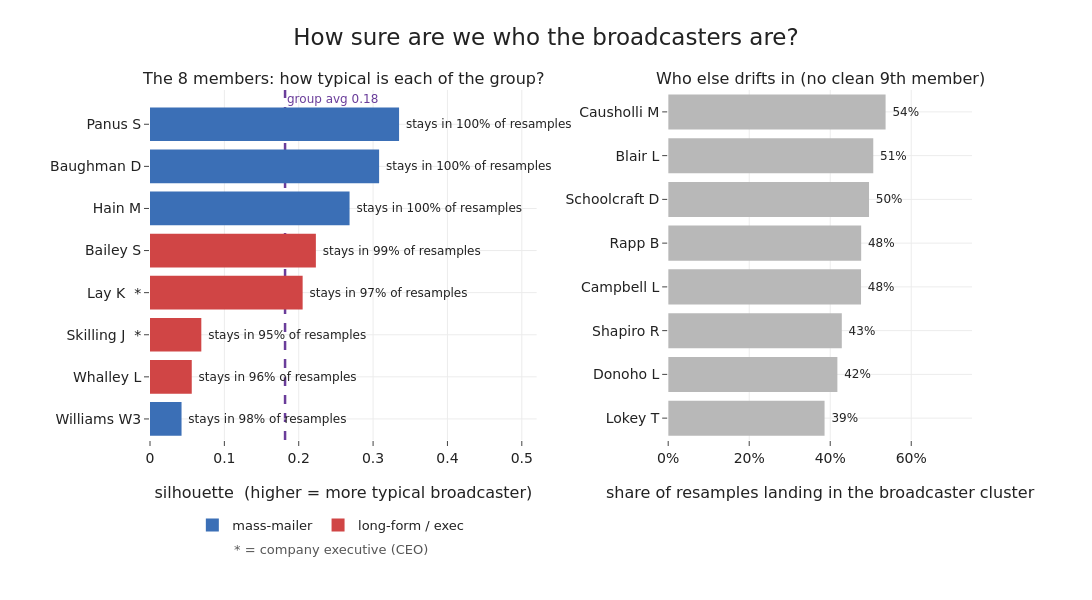

Here is the notebook cell this chart was saved with:
### Markdown cell above
## Can we tell for sure who is in the broadcaster group?

Eight people fall in the broadcaster group. To see how solid that is we look at the membership
three ways.

The first is the silhouette of each member, which compares how close a person sits to their own
group against the nearest other group. A value near one means the person is deep inside the
broadcaster group; a value near zero means they sit on the fence with the internal majority. The
second is a resampling check: we redraw a random 80% of the 143 people six hundred times, rerun the
whole pipeline from scaling to the three-group cut on each draw, and record how often each person
lands back in the broadcaster cluster. A member who returns every time is a fixed part of the group;
one who returns three times in four has a vote that depends on who else is in the sample. The third
is a method swap, checking whether the same eight stay together under k-means and under deeper Ward
cuts into four and five groups.

### Code cell
roles = pd.read_parquet(CLEAN / "people_roles.parquet").set_index("owner")
sil = pd.Series(silhouette_samples(X, clabel), index=keep)

rng = np.random.default_rng(0)
rawb = Fraw["broadcast"].values
n = len(keep); m = int(0.8 * n)

def broadcaster_cluster(labels, idx):
    """the resampled cluster with the highest mean raw broadcast rate, matching the week-5 naming"""
    sub_b = rawb[idx]
    return max(np.unique(labels), key=lambda c: sub_b[labels == c].mean())

present = np.zeros(n); inbc = np.zeros(n)
for _ in range(600):
    s = rng.choice(n, m, replace=False)
    Xs = StandardScaler().fit_transform(F.iloc[s].values)
    labs = fcluster(linkage(Xs, "ward"), 3, "maxclust")
    bc = broadcaster_cluster(labs, s)
    present[s] += 1
    inbc[s[labs == bc]] += 1
rate = pd.Series(inbc / np.maximum(present, 1), index=keep)

def bcast_set(labels):
    return set(np.array(keep)[labels == broadcaster_cluster(labels, np.arange(n))])
methods = {"k-means k3": bcast_set(KMeans(3, n_init=10, random_state=0).fit_predict(X) + 1),
           "Ward k4": bcast_set(fcluster(Z, 4, "maxclust")),
           "Ward k5": bcast_set(fcluster(Z, 5, "maxclust"))}
print("all 8 stay together under:",
      [k for k, v in methods.items() if set(bcast) <= v], "(of", list(methods) , ")")

# --- figure ---
ms = sorted(bcast, key=lambda h: sil[h])
execs = {h for h in bcast if h in roles.index and bool(roles.loc[h, "is_executive"])}
flav  = {h: ("mass-mailer" if Fraw.loc[h, "broadcast"] >= 0.30 else "long-form / exec") for h in bcast}
labels = [disp(h) + ("  *" if h in execs else "") for h in ms]
cols   = [BLUE if flav[h] == "mass-mailer" else RED for h in ms]
fringe = rate[[h for h in keep if h not in bcast]].sort_values(ascending=False).head(8).sort_values()

fig = make_subplots(rows=1, cols=2, column_widths=[0.56, 0.44], horizontal_spacing=0.16,
    subplot_titles=["The 8 members: how typical is each of the group?",
                    "Who else drifts in (no clean 9th member)"])
fig.add_trace(go.Bar(y=labels, x=[sil[h] for h in ms], orientation="h", marker_color=cols,
    text=[f" stays in {rate[h]:.0%} of resamples" for h in ms], textposition="outside",
    textfont=dict(size=12), cliponaxis=False, showlegend=False), row=1, col=1)
fig.add_trace(go.Scatter(x=[None], y=[None], mode="markers",
    marker=dict(size=13, color=BLUE, symbol="square"), name="mass-mailer", showlegend=True), row=1, col=1)
fig.add_trace(go.Scatter(x=[None], y=[None], mode="markers",
    marker=dict(size=13, color=RED, symbol="square"), name="long-form / exec", showlegend=True), row=1, col=1)
fig.add_vline(x=float(sil.mean()), line=dict(color=PURPLE, dash="dash", width=2.5), layer="below", row=1, col=1)
fig.add_annotation(x=float(sil.mean()), y=7.6, text=f"group avg {sil.mean():.2f}", showarrow=False,
    font=dict(size=12, color=PURPLE), xanchor="left", row=1, col=1)
fig.update_xaxes(title_text="silhouette  (higher = more typical broadcaster)", range=[0, 0.52], row=1, col=1)
fig.add_trace(go.Bar(y=[disp(h) for h in fringe.index], x=fringe.values, orientation="h",
    marker_color=GREY, text=[f" {v:.0%}" for v in fringe.values], textposition="outside",
    textfont=dict(size=12), cliponaxis=False, showlegend=False), row=1, col=2)
fig.update_xaxes(title_text="share of resamples landing in the broadcaster cluster",
    range=[0, 0.75], tickformat=".0%", row=1, col=2)
fig.add_annotation(xref="paper", yref="paper", x=0.22, y=-0.34, showarrow=False, xanchor="center",
    text="* = company executive (CEO)", font=dict(size=13, color="#555"))
fig.update_layout(title="How sure are we who the broadcasters are?",
    legend=dict(orientation="h", x=0.22, xanchor="center", y=-0.20, yanchor="top", font=dict(size=13)))
save_fig(fig, "pc1_broadcaster_certainty.png", w=1300, h=600, margin=dict(l=150, r=120, t=90, b=160))

### Figure 1 — Plotly figure (JSON) as saved in the notebook; plotly's stock layout.template omitted (floating-point values rounded to 4 significant figures)
{"data": [{"cliponaxis": false, "marker": {"color": ["#3b6fb6", "#d04545", "#d04545", "#d04545", "#d04545", "#3b6fb6", "#3b6fb6", "#3b6fb6"]}, "orientation": "h", "showlegend": false, "text": [" stays in 98% of resamples", " stays in 96% of resamples", " stays in 95% of resamples", " stays in 97% of resamples", " stays in 99% of resamples", " stays in 100% of resamples", " stays in 100% of resamples", " stays in 100% of resamples"], "textfont": {"size": 12}, "textposition": "outside", "type": "bar", "x": [0.04242, 0.05616, 0.06902, 0.2053, 0.2231, 0.2684, 0.3081, 0.335], "xaxis": "x", "y": ["Williams W3", "Whalley L", "Skilling J  *", "Lay K  *", "Bailey S", "Hain M", "Baughman D", "Panus S"], "yaxis": "y"}, {"marker": {"color": "#3b6fb6", "size": 13, "symbol": "square"}, "mode": "markers", "name": "mass-mailer", "showlegend": true, "type": "scatter", "x": [null], "xaxis": "x", "y": [null], "yaxis": "y"}, {"marker": {"color": "#d04545", "size": 13, "symbol": "square"}, "mode": "markers", "name": "long-form / exec", "showlegend": true, "type": "scatter", "x": [null], "xaxis": "x", "y": [null], "yaxis": "y"}, {"cliponaxis": false, "marker": {"color": "#b8b8b8"}, "orientation": "h", "showlegend": false, "text": [" 39%", " 42%", " 43%", " 48%", " 48%", " 50%", " 51%", " 54%"], "textfont": {"size": 12}, "textposition": "outside", "type": "bar", "x": [0.386, 0.4177, 0.4286, 0.4761, 0.4764, 0.4958, 0.5063, 0.5367], "xaxis": "x2", "y": ["Lokey T", "Donoho L", "Shapiro R", "Campbell L", "Rapp B", "Schoolcraft D", "Blair L", "Causholli M"], "yaxis": "y2"}], "layout": {"annotations": [{"font": {"size": 16}, "showarrow": false, "text": "The 8 members: how typical is each of the group?", "x": 0.2352, "xanchor": "center", "xref": "paper", "y": 1.0, "yanchor": "bottom", "yref": "paper"}, {"font": {"size": 16}, "showarrow": false, "text": "Who else drifts in (no clean 9th member)", "x": 0.8152, "xanchor": "center", "xref": "paper", "y": 1.0, "yanchor": "bottom", "yref": "paper"}, {"font": {"color": "#6a3d9a", "size": 12}, "showarrow": false, "text": "group avg 0.18", "x": 0.1816, "xanchor": "left", "xref": "x", "y": 7.6, "yref": "y"}, {"font": {"color": "#555", "size": 13}, "showarrow": false, "text": "* = company executive (CEO)", "x": 0.22, "xanchor": "center", "xref": "paper", "y": -0.34, "yref": "paper"}], "height": 600, "legend": {"font": {"size": 13}, "orientation": "h", "x": 0.22, "xanchor": "center", "y": -0.2, "yanchor": "top"}, "margin": {"b": 160, "l": 150, "r": 120, "t": 90}, "shapes": [{"layer": "below", "line": {"color": "#6a3d9a", "dash": "dash", "width": 2.5}, "type": "line", "x0": 0.1816, "x1": 0.1816, "xref": "x", "y0": 0, "y1": 1, "yref": "y domain"}], "title": {"text": "How sure are we who the broadcasters are?"}, "width": 1300, "xaxis": {"anchor": "y", "domain": [0.0, 0.4704], "range": [0, 0.52], "title": {"text": "silhouette  (higher = more typical broadcaster)"}}, "xaxis2": {"anchor": "y2", "domain": [0.6304, 1.0], "range": [0, 0.75], "tickformat": ".0%", "title": {"text": "share of resamples landing in the broadcaster cluster"}}, "yaxis": {"anchor": "x", "domain": [0.0, 1.0]}, "yaxis2": {"anchor": "x2", "domain": [0.0, 1.0]}}}
